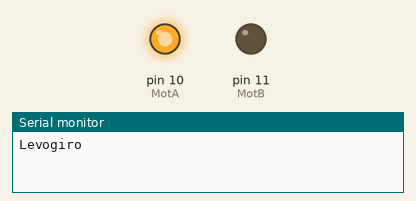
Simulated run of this sketch. Board: Arduino Uno, built with avr-gcc and run on an emulated ATmega328P. On the bench: output pins drawn as LEDs (lit = HIGH), the last lines printed to the serial monitor.

Above: at 0.5 s.
At 1.5 s:
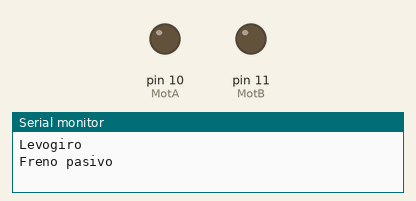
At 2.5 s:
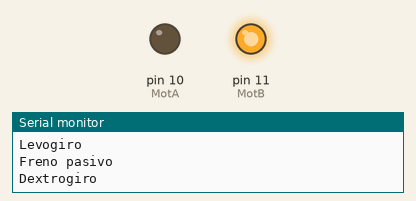
At 3.5 s:
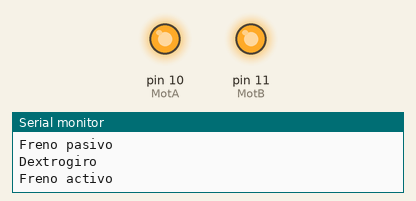
Timing chart, 0 to 5.2 s (numbered marks = the images above):
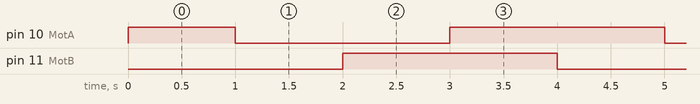

The sketch:

P5A1-PruebaPuenteH.ino
```cpp
#define MotA 10
#define MotB 11

void setup() {
  // put your setup code here, to run once:
  pinMode(MotA, OUTPUT);
  pinMode(MotB, OUTPUT);
  Serial.begin(9600);
}

void loop() {
  // put your main code here, to run repeatedly:

  // Estado 1
  digitalWrite(MotA, HIGH);
  digitalWrite(MotB, LOW);
  Serial.println("Levogiro");
  delay(1000);

  // Estado 2
  digitalWrite(MotA, LOW);
  digitalWrite(MotB, LOW);
  Serial.println("Freno pasivo");
  delay(1000);

  // Estado 3
  digitalWrite(MotA, LOW);
  digitalWrite(MotB, HIGH);
  Serial.println("Dextrogiro");
  delay(1000);

  // Estado 4
  digitalWrite(MotA, HIGH);
  digitalWrite(MotB, HIGH);
  Serial.println("Freno activo");
  delay(1000);
}
```

Measured:
- by itself, pin 10 (MotA): repeats every 4.0 s: LOW 2.0 s, HIGH 2.0 s
- by itself, pin 11 (MotB): alternates HIGH for 2.0 s and LOW for 2.0 s
- by itself, everything shown: repeats every 4.0 s, in 4 steps
